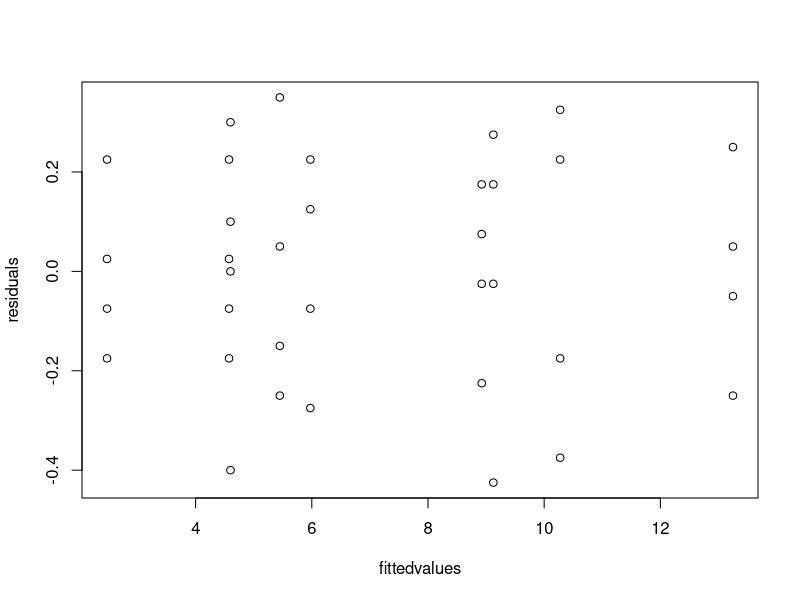
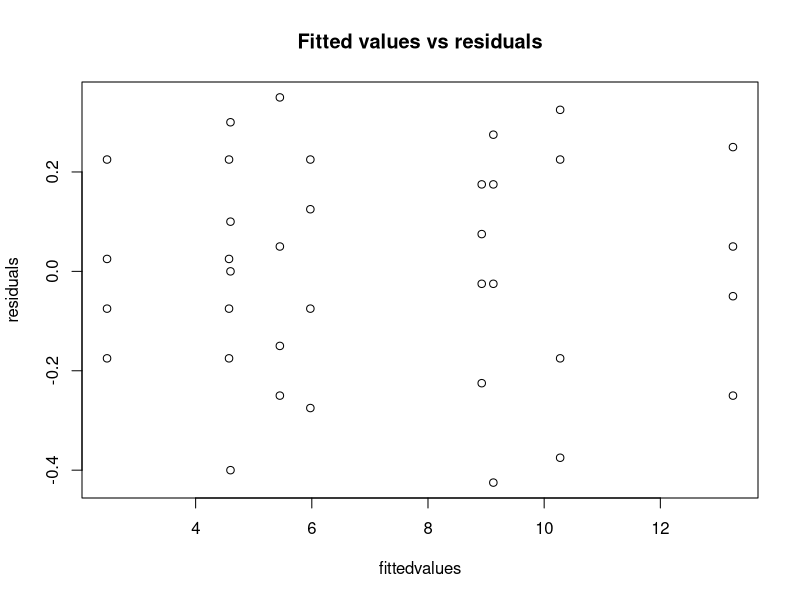
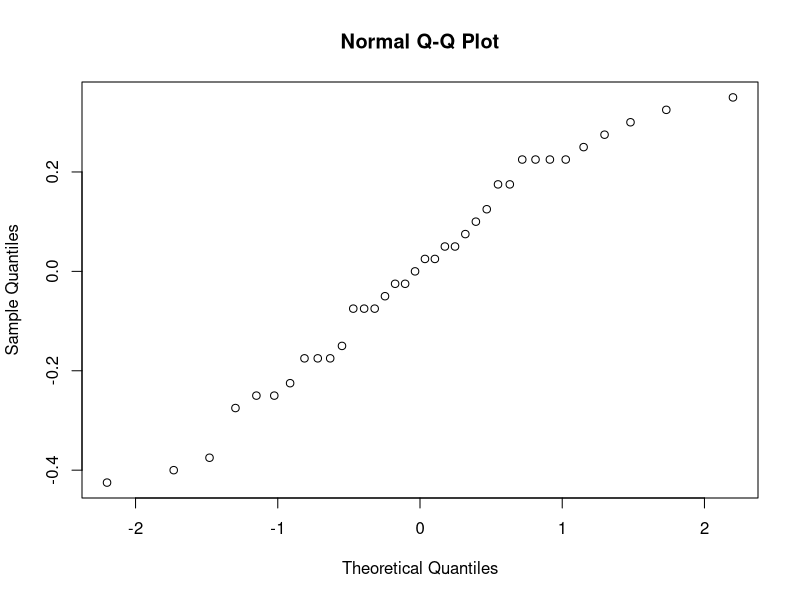
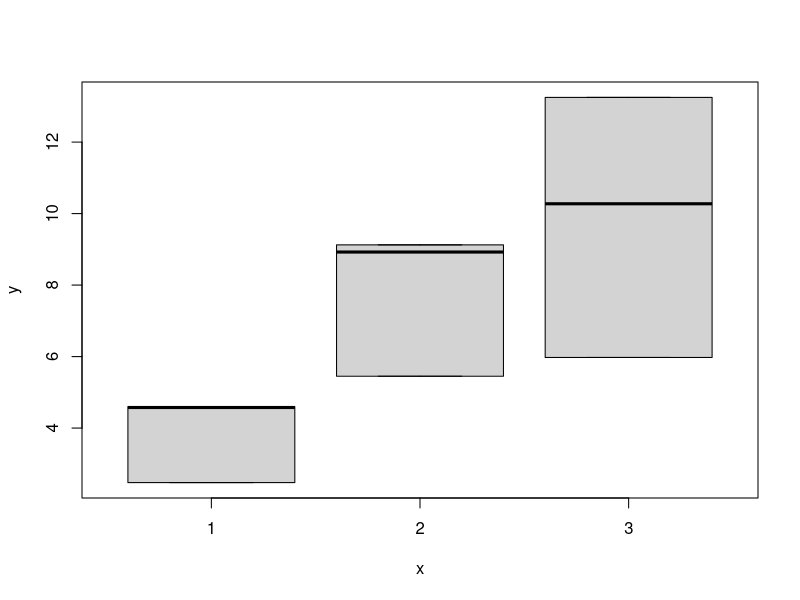
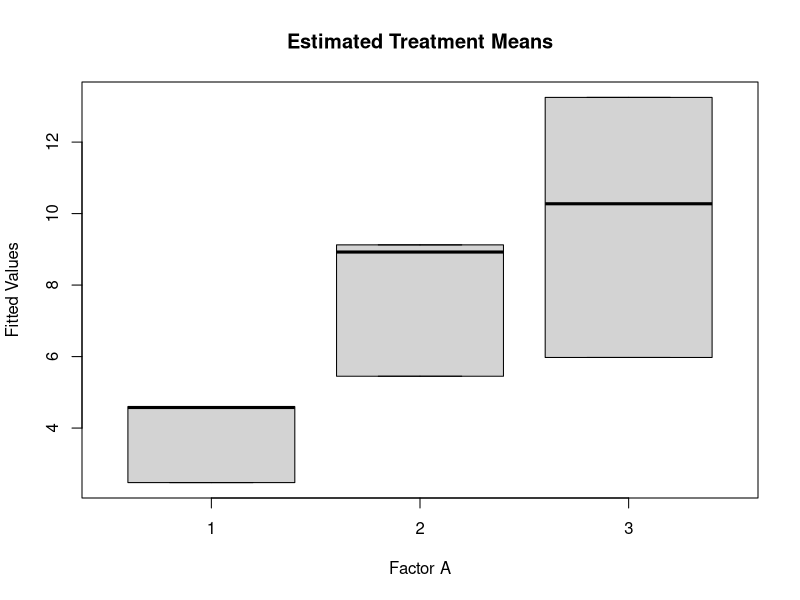
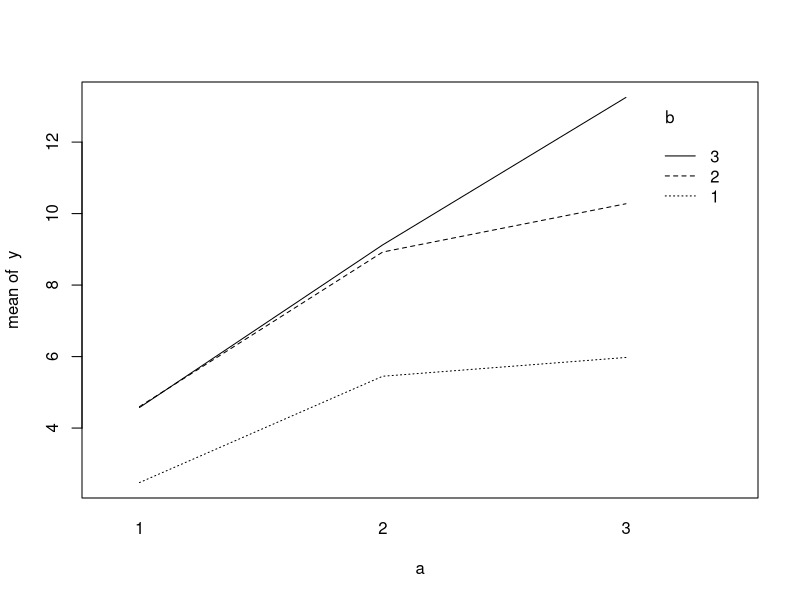
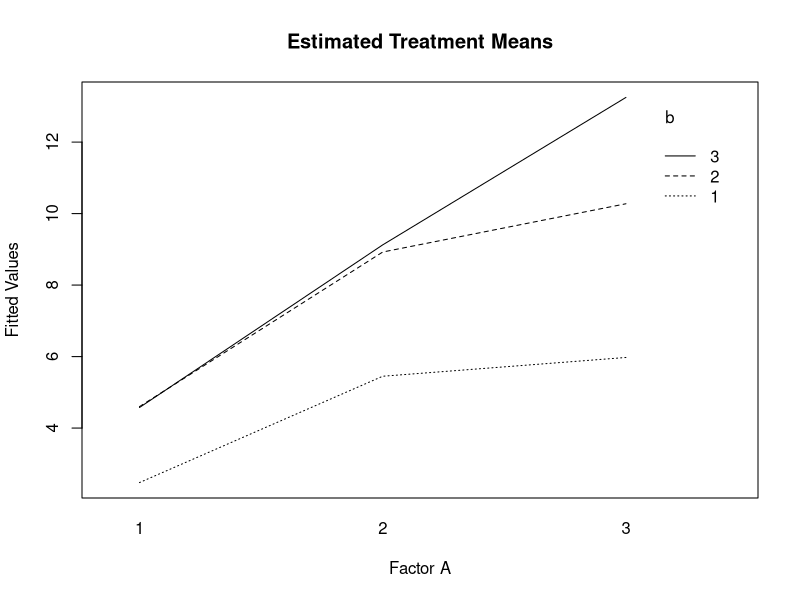

Write R code to recreate these figures, in order.
##########################################################
## Problem 19.14
## reading in the data file
mydata = read.table("CH19PR14.txt")

## get the data
y = mydata$V1
a = mydata$V2
b = mydata$V3

## find the fitted values and residuals using brute force method
mu11 = mean( y[ a==1 & b==1 ])
mu12 = mean( y[ a==1 & b==2 ])
mu13 = mean( y[ a==1 & b==3 ])
mu21 = mean( y[ a==2 & b==1 ])
mu22 = mean( y[ a==2 & b==2 ])
mu23 = mean( y[ a==2 & b==3 ])
mu31 = mean( y[ a==3 & b==1 ])
mu32 = mean( y[ a==3 & b==2 ])
mu33 = mean( y[ a==3 & b==3 ])

## use this to get fitted values
mu11
mu12
mu13
mu21
# etc..

## The set of y's are ...
y11 = y[a==1 & b==1]
y12 = y[a==1 & b==2]
y13 = y[a==1 & b==3]
y21 = y[a==2 & b==1]

## or use the aov function in R
## a, b, are the factors a:b is the interaction factor of a and b
## you must use the factor command if using the aov function
a = factor(a)
b = factor(b)
fit = aov(y~a+b+a:b)

## get the fitted values and residuals
fittedvalues = fit$fitted.values
residuals = fit$residuals

## you can also use the lm function for linear model
lmfit = lm(y~a+b+a:b)
lmfit$fitted.values
lmfit$residuals




## plot residuals against fitted values
plot(fittedvalues,residuals)

## add a title and some color
plot(fittedvalues,residuals,main="Fitted values vs residuals")




## make qqplot
normalplot = qqnorm(fit$residuals)

normalplot$x
normalplot$y

rho = cor(normalplot$x, normalplot$y)




#############################################################
## Problem 15
## Plot the Estimated Treatment Means Plot
plot(a,fittedvalues)

## label the axes and the title
plot(a, fittedvalues, xlab="Factor A", ylab="Fitted Values", main="Estimated Treatment Means")

## Using interaction plot function
interaction.plot(a,b,y)

## Again, label the axes and the title
interaction.plot(a,b,y, main="Estimated Treatment Means",ylab="Fitted Values",xlab="Factor A")



## Get ANOVA Table
summary(fit)

## This is what the result looks like
##             Df Sum Sq Mean Sq F value Pr(>F)    
## a            2 220.02  110.01  1827.9 <2e-16 ***
## b            2 123.66   61.83  1027.3 <2e-16 ***
## a:b          4  29.42    7.36   122.2 <2e-16 ***
## Residuals   27   1.63    0.06                   
## ---
## Signif. codes:  0 ‘***’ 0.001 ‘**’ 0.01 ‘*’ 0.05 ‘.’ 0.1 ‘ ’ 1 



## Test Interactions

## H0: The interactions are zero
## Ha: Not all interactions are zero
## (Get these values from the result of summary(fit)
Fvalue = (29.42/4)/(1.63/27)
Fcrit = qf(0.95,4,27)
pval = 1-pf(Fvalue,4,27)

## Test Factor A
## H0: All alpha_i's are equal to 0
## Ha: Not all alpha_i's are equal to 0
Fvalue = (220.02/2)/(1.63/27)
Fcrit = qf(0.95,2,27)
pval = 1-pf(Fvalue,2,27)


## Test Factor B
## H0: All beta_j's are equal to 0
## Ha: Not all beta_j's are equal to 0
Fvalue = (123.66/2)/(1.63/27)
Fcrit = qf(0.95,2,27)
pval = 1-pf(Fvalue,2,27)
